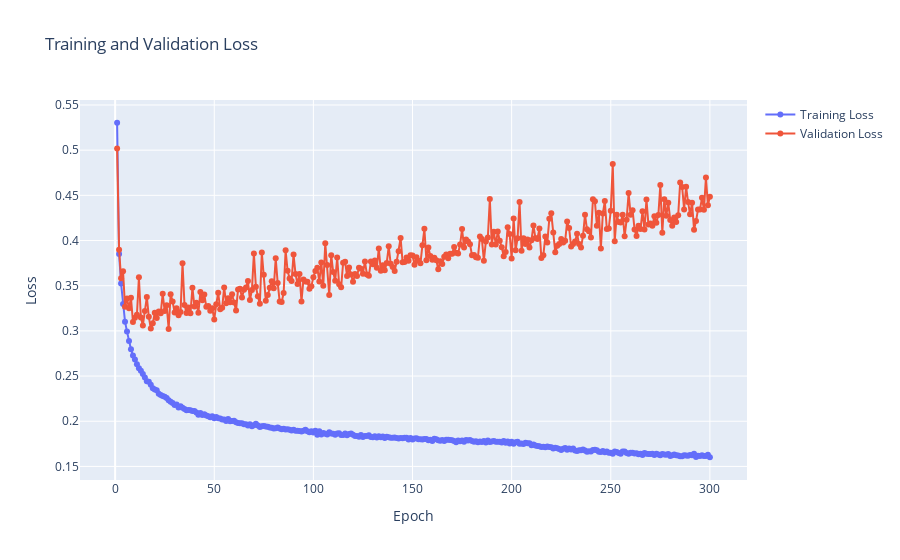
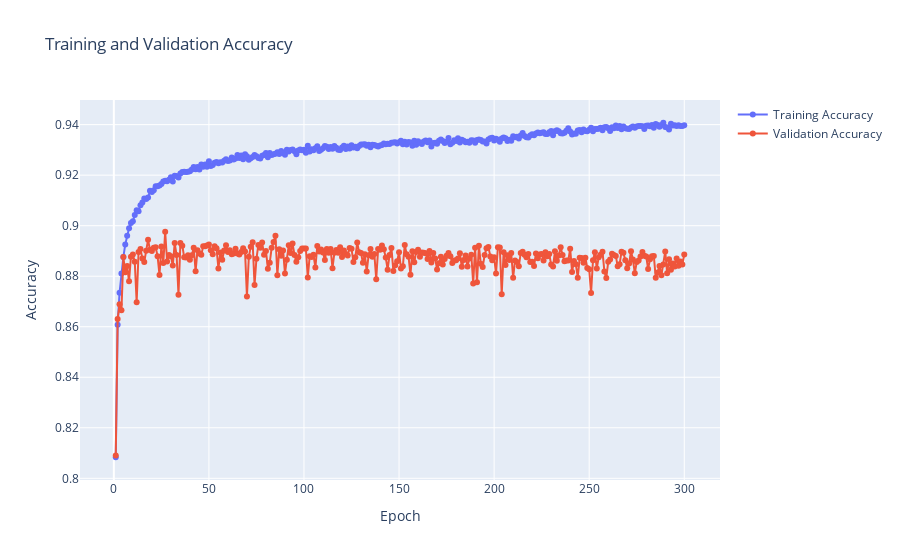

These figures' notebook cell, in order:
### Code cell
import plotly.graph_objects as go

# Create an interactive plot for training and validation loss
fig_loss = go.Figure()

# Add traces for training and validation loss
fig_loss.add_trace(go.Scatter(x=list(range(1, len(train_losses)+1)), 
                              y=train_losses, 
                              mode='lines+markers', 
                              name='Training Loss'))

fig_loss.add_trace(go.Scatter(x=list(range(1, len(val_losses)+1)), 
                              y=val_losses, 
                              mode='lines+markers', 
                              name='Validation Loss'))

# Set titles and labels
fig_loss.update_layout(title='Training and Validation Loss',
                       xaxis_title='Epoch',
                       yaxis_title='Loss',
                       hovermode='x unified')

# Show interactive plot for loss
fig_loss.show()

# Create an interactive plot for training and validation accuracy
fig_accuracy = go.Figure()

# Add traces for training and validation accuracy
fig_accuracy.add_trace(go.Scatter(x=list(range(1, len(train_accuracies)+1)), 
                                  y=train_accuracies, 
                                  mode='lines+markers', 
                                  name='Training Accuracy'))

fig_accuracy.add_trace(go.Scatter(x=list(range(1, len(val_accuracies)+1)), 
                                  y=val_accuracies, 
                                  mode='lines+markers', 
                                  name='Validation Accuracy'))

# Set titles and labels
fig_accuracy.update_layout(title='Training and Validation Accuracy',
                           xaxis_title='Epoch',
                           yaxis_title='Accuracy',
                           hovermode='x unified')

# Show interactive plot for accuracy
fig_accuracy.show()

### Figure 1 — Plotly figure (JSON) as saved in the notebook; plotly's stock layout.template omitted (floating-point values rounded to 4 significant figures; data arrays with more than 128 entries replaced by an {"elided": "..."} marker saying what was removed)
{"data": [{"mode": "lines+markers", "name": "Training Loss", "type": "scatter", "x": {"elided": "300 int values"}, "y": {"elided": "300 float values"}}, {"mode": "lines+markers", "name": "Validation Loss", "type": "scatter", "x": {"elided": "300 int values"}, "y": {"elided": "300 float values"}}], "layout": {"hovermode": "x unified", "title": {"text": "Training and Validation Loss"}, "xaxis": {"title": {"text": "Epoch"}}, "yaxis": {"title": {"text": "Loss"}}}}

### Figure 2 — Plotly figure (JSON) as saved in the notebook; plotly's stock layout.template omitted (floating-point values rounded to 4 significant figures; data arrays with more than 128 entries replaced by an {"elided": "..."} marker saying what was removed)
{"data": [{"mode": "lines+markers", "name": "Training Accuracy", "type": "scatter", "x": {"elided": "300 int values"}, "y": {"elided": "300 float values"}}, {"mode": "lines+markers", "name": "Validation Accuracy", "type": "scatter", "x": {"elided": "300 int values"}, "y": {"elided": "300 float values"}}], "layout": {"hovermode": "x unified", "title": {"text": "Training and Validation Accuracy"}, "xaxis": {"title": {"text": "Epoch"}}, "yaxis": {"title": {"text": "Accuracy"}}}}
